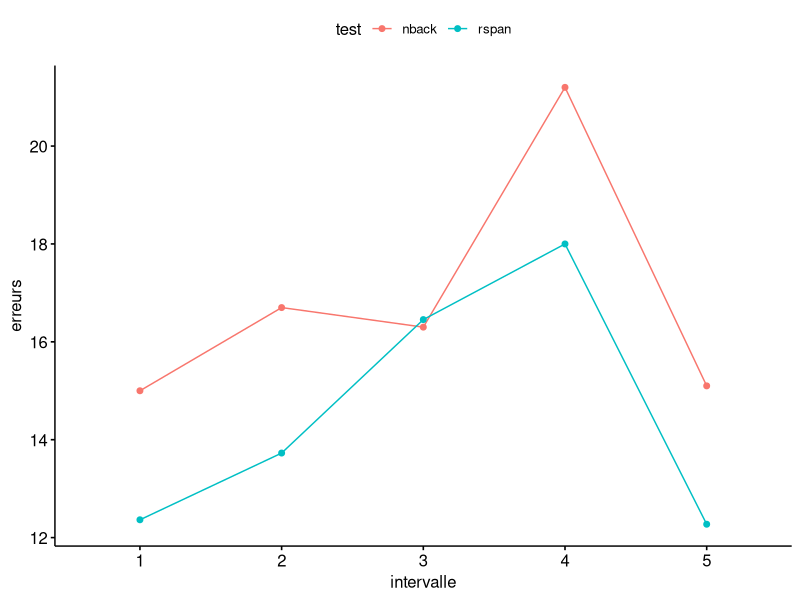
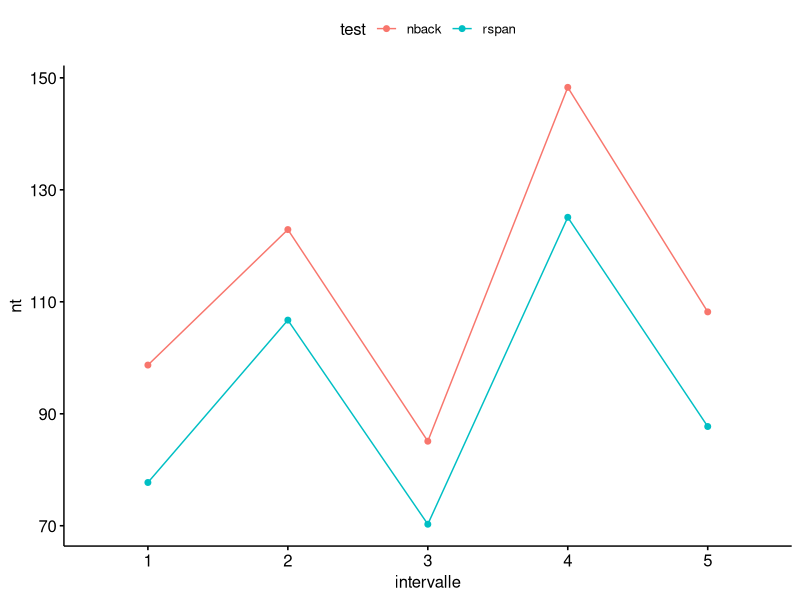
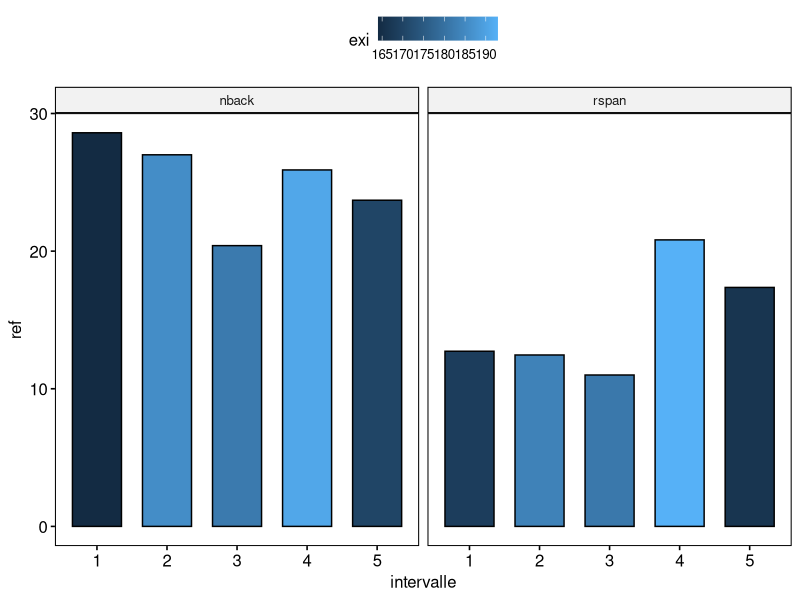
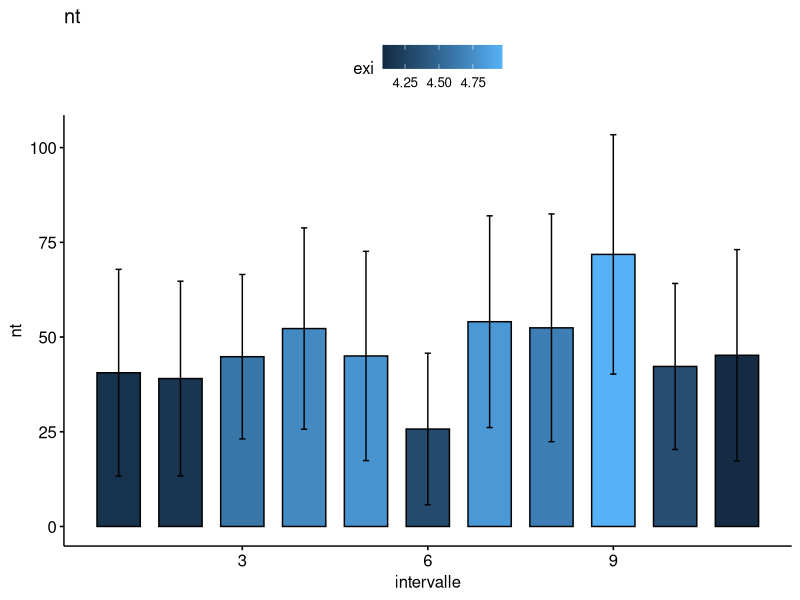
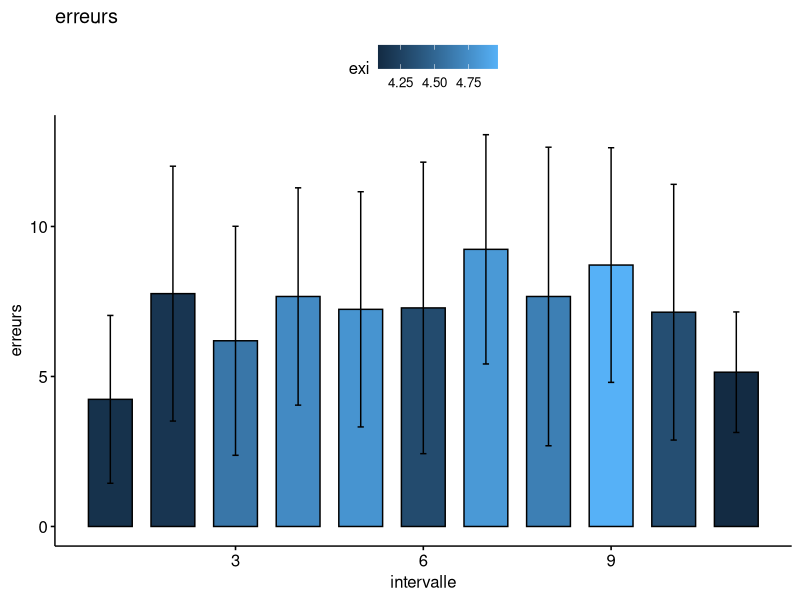
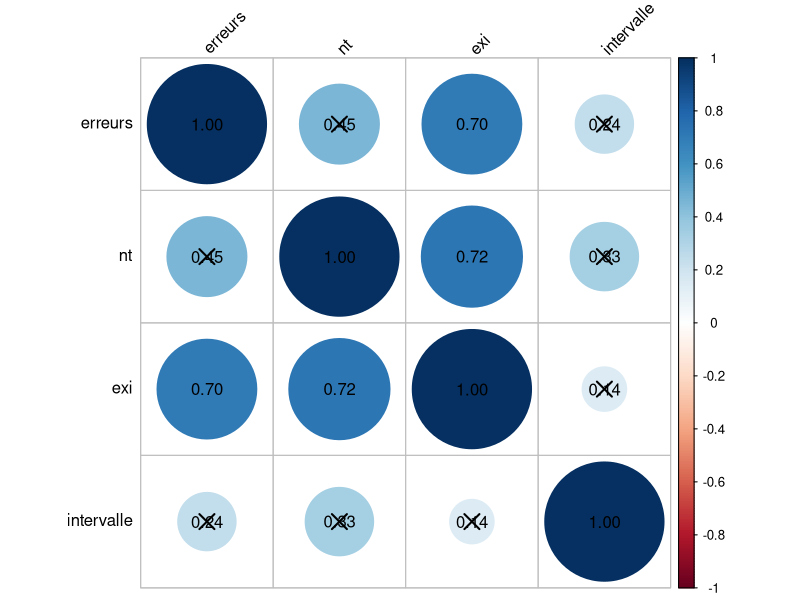
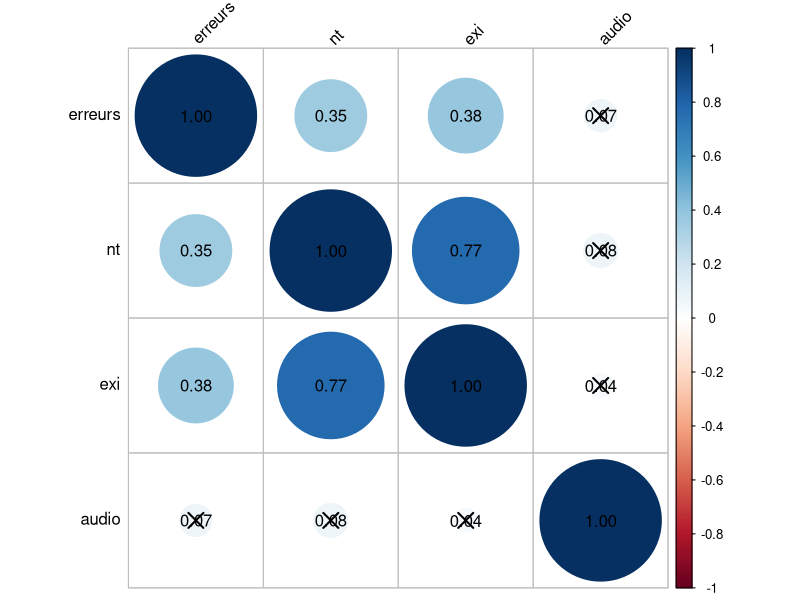

Here is the R script that generated these plots, in order:
## ---- chunk 1
library(tidyverse)
library(ggpubr)
library(rstatix)

transc <- read.csv2("data/transc.csv", sep = ",", fileEncoding="UTF-8-BOM")
transc$subject_id <- as.factor(transc$subject_id)
transc$audio <- as.factor(transc$audio)
transc$exi <- as.numeric(transc$exi)

transc[is.na(transc)] <- 0

transc <- transc %>%
  filter(subject_id != 4)

transc %>%
  group_by(test) %>%
  summarise_if(is.numeric, mean)

## ---- chunk 2
transc_int <- transc %>%
  mutate(intervalle = ntile(audio, 5)) %>%
  group_by(test, subject_id, intervalle) %>%
  summarise_if(is.numeric, sum) %>%
  group_by(test, intervalle) %>%
  summarise_if(is.numeric, mean)

transc_int$intervalle <- as.factor(transc_int$intervalle)

## ---- chunk 3
ggline(transc_int, x = "intervalle", y = "erreurs", color = "test")
## ---- chunk 4
ggline(transc_int, x = "intervalle", y = "nt", color = "test")
## ---- chunk 5
ggbarplot(transc_int, x = "intervalle", y = "ref", facet.by = "test", fill = "exi", add = "mean_sd")
## ---- chunk 6
transc_11 <- transc %>%
  mutate(intervalle = ntile(audio, 11)) %>%
  group_by(subject_id, intervalle) %>%
  summarise(erreurs = sum(erreurs), nt = sum(nt), exi = mean(exi), test = test)

ggbarplot(transc_11, x = "intervalle", y = c("nt", "erreurs"), fill = "exi", add = "mean_sd")

## ---- chunk 7
transc_11 %>%
  group_by(intervalle) %>%
  summarise_if(is.numeric, mean) %>%
  cor_mat(erreurs, nt, exi, intervalle) %>%
  cor_plot(label = T)
## ---- chunk 8
transc$audio <- as.numeric(transc$audio)

transc_cor <- transc %>%
  group_by(audio) %>%
  summarise_if(is.numeric, mean)

cor.test(transc_cor$exi, transc_cor$nt)

transc_cor %>%
  cor_mat(erreurs, nt, exi, audio, method = "spearman")
## ---- chunk 9
transc %>%
  group_by(audio) %>%
  summarise_if(is.numeric, mean) %>%
  cor_pmat(erreurs, nt, exi, audio, method = "spearman")
## ---- chunk 10
transc$audio <- as.numeric(transc$audio)
transc %>%
  group_by(audio) %>%
  summarise_if(is.numeric, mean) %>%
  cor_mat(erreurs, nt, exi, audio, method = "spearman") %>%
  cor_plot(label = T)
## ---- chunk 11
transc %>%
  group_by(subject_id) %>%
  summarize_if(is.numeric, sum) %>%
  get_summary_stats(c(nt, erreurs, coq, gram, lex, ref), type = "mean_sd")
